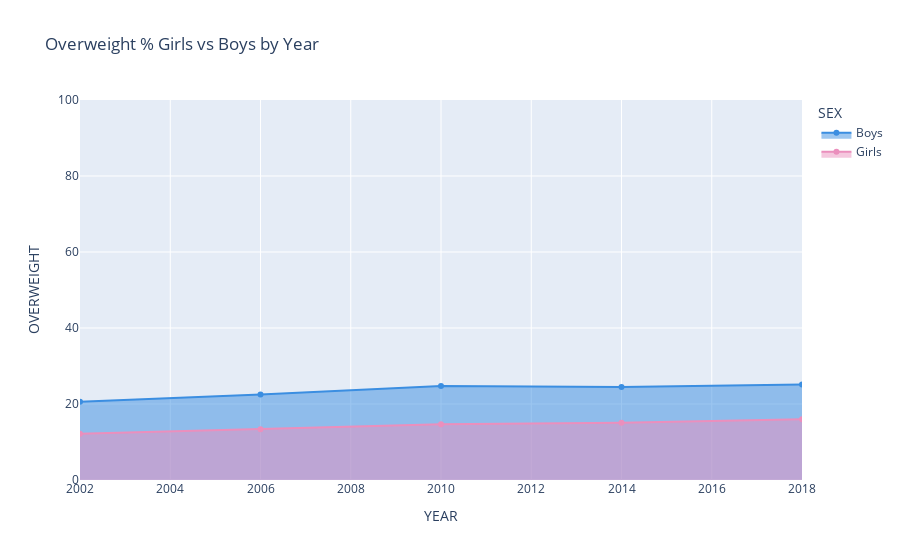

Source (notebook cell):
### Code cell
df = data.copy()
df['SEX'] = df['SEX'].map({2: 'Girls', 1: 'Boys'})

agg = df.groupby(['YEAR','SEX'])['OVERWEIGHT'].mean().reset_index()
agg['OVERWEIGHT'] = agg['OVERWEIGHT']*100

colors = {'Girls': "#eb8fbd", # pink
'Boys': "#3b8ee1"} # blue

fig = px.line(agg, x='YEAR', y='OVERWEIGHT', color='SEX', color_discrete_map=colors, markers=True, title='Overweight % Girls vs Boys by Year')
fig.update_yaxes(range=[0, 100])
fig.update_traces(fill='tozeroy')
fig.show()

### Figure 1 — Plotly figure (JSON) as saved in the notebook; plotly's stock layout.template omitted (floating-point values rounded to 4 significant figures)
{"data": [{"fill": "tozeroy", "hovertemplate": "SEX=Boys<br>YEAR=%{x}<br>OVERWEIGHT=%{y}<extra></extra>", "legendgroup": "Boys", "line": {"color": "#3b8ee1", "dash": "solid"}, "marker": {"symbol": "circle"}, "mode": "lines+markers", "name": "Boys", "orientation": "v", "showlegend": true, "type": "scatter", "x": [2002, 2006, 2010, 2014, 2018], "xaxis": "x", "y": [20.59, 22.48, 24.74, 24.46, 25.1], "yaxis": "y"}, {"fill": "tozeroy", "hovertemplate": "SEX=Girls<br>YEAR=%{x}<br>OVERWEIGHT=%{y}<extra></extra>", "legendgroup": "Girls", "line": {"color": "#eb8fbd", "dash": "solid"}, "marker": {"symbol": "circle"}, "mode": "lines+markers", "name": "Girls", "orientation": "v", "showlegend": true, "type": "scatter", "x": [2002, 2006, 2010, 2014, 2018], "xaxis": "x", "y": [12.19, 13.36, 14.65, 15.06, 15.98], "yaxis": "y"}], "layout": {"legend": {"title": {"text": "SEX"}, "tracegroupgap": 0}, "title": {"text": "Overweight % Girls vs Boys by Year"}, "xaxis": {"anchor": "y", "domain": [0, 1], "title": {"text": "YEAR"}}, "yaxis": {"anchor": "x", "domain": [0, 1], "range": [0, 100], "title": {"text": "OVERWEIGHT"}}}}
